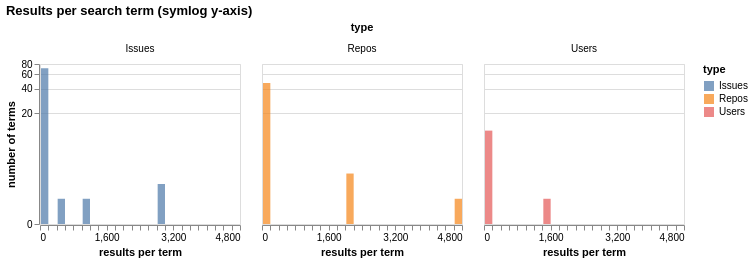

Notebook code cell kept with this figure:
### Code cell
# Distribution of result counts per term (zero-safe symlog scale for the long tail)
hist_data = pd.DataFrame({
    "type": ["Repos"] * len(hit_df) + ["Issues"] * len(hit_df) + ["Users"] * len(hit_df),
    "count": list(hit_df["n_repos"]) + list(hit_df["n_issues"]) + list(hit_df["n_users"]),
})
hist_data = hist_data[hist_data["count"] > 0]

base = alt.Chart(hist_data).mark_bar(opacity=0.7).encode(
    x=alt.X("count:Q", bin=alt.Bin(maxbins=40), title="results per term"),
    y=alt.Y("count():Q", title="number of terms",
            scale=alt.Scale(type="symlog", constant=1)),
    color=alt.Color("type:N", scale=alt.Scale(scheme="tableau10")),
).properties(width=200, height=160)

hist = base.facet(facet="type:N", columns=3,
                  title="Results per search term (symlog y-axis)")
display(hist)

### Figure 1 — Vega specification as saved in the notebook (floating-point values rounded to 4 significant figures)
{"$schema": "https://vega.github.io/schema/vega/v6.json", "data": [{"name": "source_0", "values": [{"bin_maxbins_40_count": 0.0, "bin_maxbins_40_count_end": 200.0, "type": "Repos", "__count": 47, "__count_end": 47.0, "__count_start": 0.0}, {"bin_maxbins_40_count": 2000.0, "bin_maxbins_40_count_end": 2200.0, "type": "Repos", "__count": 3, "__count_end": 3.0, "__count_start": 0.0}, {"bin_maxbins_40_count": 4600.0, "bin_maxbins_40_count_end": 4800.0, "type": "Repos", "__count": 1, "__count_end": 1.0, "__count_start": 0.0}, {"bin_maxbins_40_count": 0.0, "bin_maxbins_40_count_end": 200.0, "type": "Issues", "__count": 71, "__count_end": 71.0, "__count_start": 0.0}, {"bin_maxbins_40_count": 400.0, "bin_maxbins_40_count_end": 600.0, "type": "Issues", "__count": 1, "__count_end": 1.0, "__count_start": 0.0}, {"bin_maxbins_40_count": 2800.0, "bin_maxbins_40_count_end": 3000.0, "type": "Issues", "__count": 2, "__count_end": 2.0, "__count_start": 0.0}, {"bin_maxbins_40_count": 1000.0, "bin_maxbins_40_count_end": 1200.0, "type": "Issues", "__count": 1, "__count_end": 1.0, "__count_start": 0.0}, {"bin_maxbins_40_count": 0.0, "bin_maxbins_40_count_end": 200.0, "type": "Users", "__count": 12, "__count_end": 12.0, "__count_start": 0.0}, {"bin_maxbins_40_count": 1400.0, "bin_maxbins_40_count_end": 1600.0, "type": "Users", "__count": 1, "__count_end": 1.0, "__count_start": 0.0}]}, {"name": "facet_domain", "values": [{"type": "Repos", "count": 3}, {"type": "Issues", "count": 4}, {"type": "Users", "count": 2}]}, {"name": "facet_domain_row", "values": [{"data": 0.0}]}, {"name": "facet_domain_column", "transform": [{"type": "sequence", "start": 0.0, "stop": {"signal": "min(length(data(\"facet_domain\")), 3)"}}]}, {"name": "source_0_color_domain_type", "values": [{"type": "Repos"}, {"type": "Issues"}, {"type": "Users"}]}], "signals": [{"name": "child_bin_maxbins_40_count_bins", "value": {"fields": ["count"], "fname": "bin_count", "start": 0.0, "step": 200.0, "stop": 4800.0}}, {"name": "child_width", "value": 200}, {"name": "child_height", "value": 160}], "marks": [{"type": "group", "name": "facet-title", "title": {"text": "type", "offset": 10, "style": "guide-title"}, "role": "column-title"}, {"type": "group", "name": "row_header", "from": {"data": "facet_domain_row"}, "encode": {"update": {"height": {"signal": "child_height"}}}, "axes": [{"scale": "y", "tickCount": {"signal": "ceil(child_height/40)"}, "grid": false, "orient": "left", "title": "number of terms", "labelOverlap": "greedy", "zindex": 0}], "role": "row-header"}, {"type": "group", "name": "column_footer", "from": {"data": "facet_domain_column"}, "encode": {"update": {"width": {"signal": "child_width"}}}, "axes": [{"scale": "x", "orient": "bottom", "title": "results per term", "labelFlush": true, "grid": false, "labelOverlap": true, "tickCount": {"signal": "ceil(child_width/10)"}, "zindex": 0}], "role": "column-footer"}, {"type": "group", "name": "cell", "from": {"facet": {"data": "source_0", "name": "facet", "groupby": ["type"]}}, "sort": {"field": ["datum[\"type\"]"], "order": ["ascending"]}, "encode": {"update": {"height": {"signal": "child_height"}, "width": {"signal": "child_width"}}}, "marks": [{"type": "rect", "name": "child_marks", "from": {"data": "facet"}, "encode": {"update": {"y2": {"field": "__count_start", "scale": "y"}, "y": {"field": "__count_end", "scale": "y"}, "fill": {"field": "type", "scale": "color"}, "x": {"field": "bin_maxbins_40_count_end", "scale": "x", "offset": {"signal": "0.5 + (abs(scale(\"x\", datum[\"bin_maxbins_40_count_end\"]) - scale(\"x\", datum[\"bin_maxbins_40_count\"])) < 0.25 ? 0.5 * (0.25 - (abs(scale(\"x\", datum[\"bin_maxbins_40_count_end\"]) - scale(\"x\", datum[\"bin_maxbins_40_count\"])))) : -0.5)"}}, "x2": {"field": "bin_maxbins_40_count", "scale": "x", "offset": {"signal": "0.5 + (abs(scale(\"x\", datum[\"bin_maxbins_40_count_end\"]) - scale(\"x\", datum[\"bin_maxbins_40_count\"])) < 0.25 ? -0.5 * (0.25 - (abs(scale(\"x\", datum[\"bin_maxbins_40_count_end\"]) - scale(\"x\", datum[\"bin_maxbins_40_count\"])))) : 0.5)"}}, "opacity": {"value": 0.7}}}, "style": ["bar"]}], "axes": [{"scale": "y", "minExtent": 0, "gridScale": "x", "aria": false, "grid": true, "labels": false, "ticks": false, "tickCount": {"signal": "ceil(child_height/40)"}, "orient": "left", "domain": false, "zindex": 0, "maxExtent": 0}], "title": {"text": {"signal": "isValid(parent[\"type\"]) ? parent[\"type\"] : \"\"+parent[\"type\"]"}, "style": "guide-label", "frame": "group", "offset": 10}, "style": "cell"}], "scales": [{"name": "x", "type": "linear", "domain": {"signal": "[child_bin_maxbins_40_count_bins.start, child_bin_maxbins_40_count_bins.stop]"}, "range": [0, {"signal": "child_width"}], "bins": {"signal": "child_bin_maxbins_40_count_bins"}, "zero": false}, {"name": "y", "type": "symlog", "domain": {"data": "source_0", "fields": ["__count_start", "__count_end"]}, "range": [{"signal": "child_height"}, 0], "constant": 1, "nice": true, "zero": true}, {"name": "color", "type": "ordinal", "domain": {"data": "source_0_color_domain_type", "field": "type", "sort": true}, "range": {"scheme": "tableau10"}}], "title": {"text": "Results per search term (symlog y-axis)", "anchor": "start"}, "padding": 5, "legends": [{"fill": "color", "symbolType": "square", "title": "type", "encode": {"symbols": {"update": {"opacity": {"value": 0.7}}}}}], "layout": {"padding": 20, "bounds": "full", "align": "all", "columns": 3}, "background": "white"}
